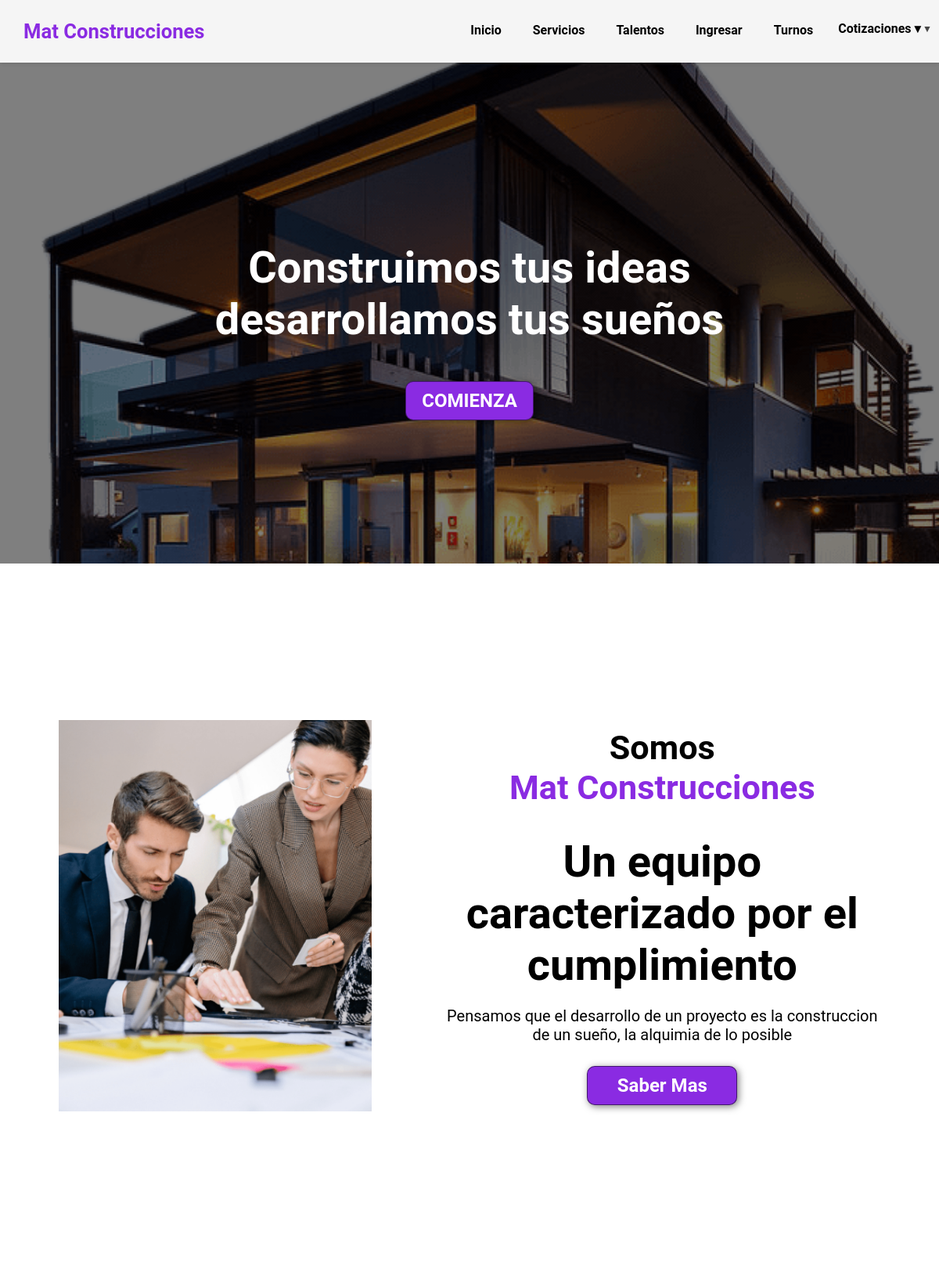
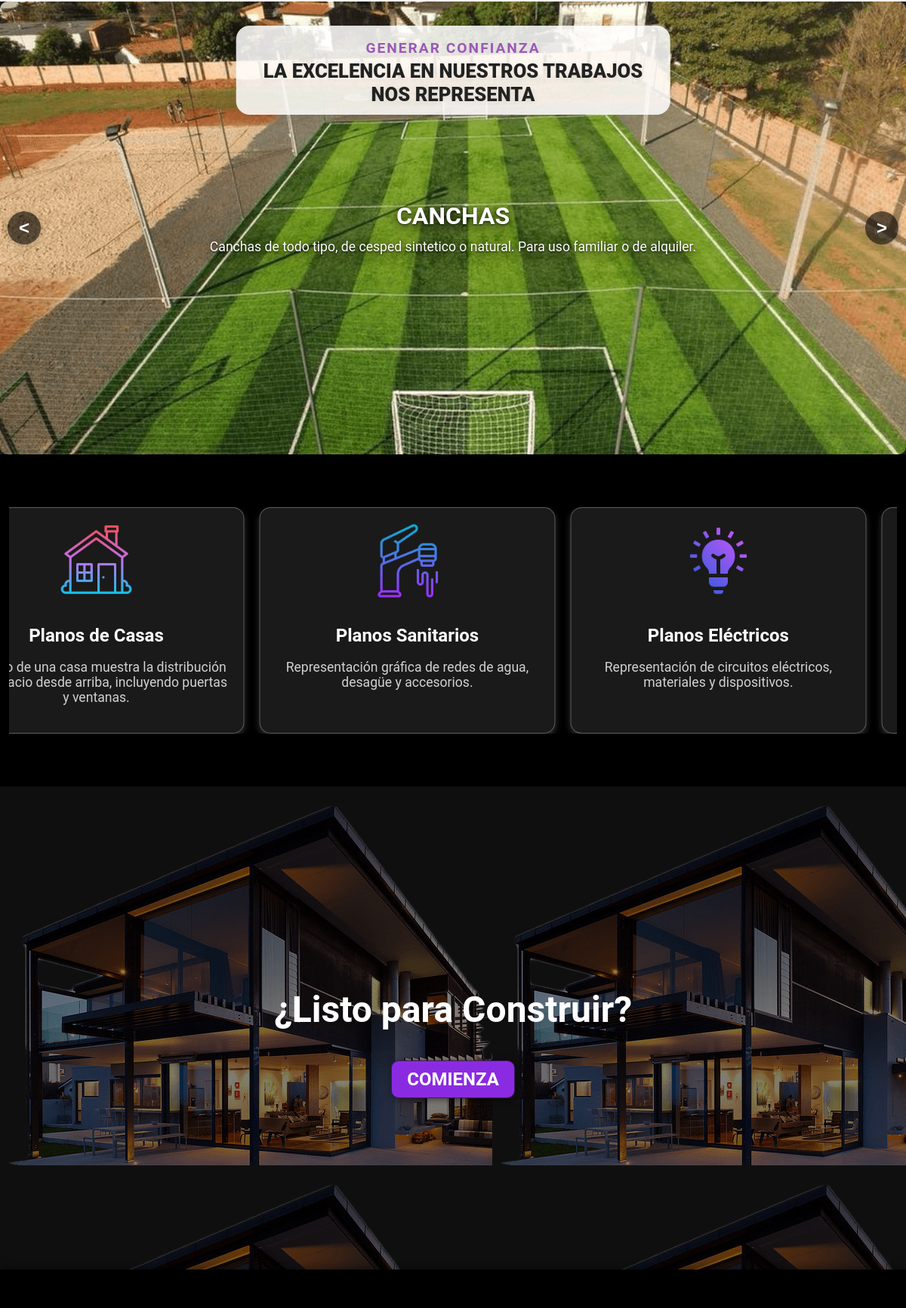
The page / (upper part) on the database its author committed (2 pictures, top to bottom).
### tables this page shows
CREATE TABLE `servicios` (
    `id` INT AUTO_INCREMENT PRIMARY KEY,
    `titulo` VARCHAR(100) NOT NULL,
    `descripcion` TEXT NOT NULL,
    `imagen` VARCHAR(255) NOT NULL,
    `orden` INT NOT NULL DEFAULT 0,
    `activo` BOOLEAN DEFAULT TRUE,
    `fecha_creacion` TIMESTAMP DEFAULT CURRENT_TIMESTAMP
);

### index.php (the view, shortened to what this page needs)
<?php
include 'db.php';
include "header.php";
?>
<!DOCTYPE html>
<html lang="en">
<head>
    <link rel="stylesheet" href="index.css">
    <link rel="stylesheet" href="https://cdnjs.cloudflare.com/ajax/libs/font-awesome/6.5.0/css/all.min.css">
</head>
<body>
                <main>
    <section id="hero">
        <h1>Construimos tus ideas <br> desarrollamos tus sueños</h1>
            <button><a href="enviar_presupuesto.php">COMIENZA</a></button>
    </section>
    <section id="Nosotros">
        <div class="container">
            <div class="img-container"></div>
            <div class="texto">
                <h2>Somos <br><span class="color-acento">Mat Construcciones</span></h2>
                <h1>Un equipo caracterizado por el cumplimiento</h1>
                <p>Pensamos que el desarrollo de un proyecto es
                    la construccion de un sueño, la alquimia de lo posible</p>
                <button><a href="enviar_presupuesto.php">Saber Mas</a></button>
            </div>
        </div>
    </section>
  <section id="Servicios">
  <div class="servicios-titulo">
    <h3>GENERAR CONFIANZA</h3>
    <h2>LA EXCELENCIA EN NUESTROS TRABAJOS <br> NOS REPRESENTA</h2>
  </div>
  <div class="slider-servicios-secundarios">
    <button class="slider-servicios-prev">&lt;</button>
    <div class="slider-servicios-track">
      <?php
      $result = $conexion->query("SELECT * FROM servicios WHERE activo = 1 ORDER BY orden");
      while ($servicio = $result->fetch_assoc()): ?>
        <div class="slide-servicio" style="background-image: url('imagen/servicios/<?php echo htmlspecialchars($servicio['imagen']); ?>');">
          <div class="slide-servicio-content">
            <h3><?php echo htmlspecialchars($servicio['titulo']); ?></h3>
            <p><?php echo htmlspecialchars($servicio['descripcion']); ?></p>
          </div>
        </div>
      <?php endwhile; ?>
    </div>
    <button class="slider-servicios-next">&gt;</button>
  </div>
</section>
    <div class="container__service">
      <div class="slider slider-infinite">
        <div class="slider-track slider-track-infinite">
          <div class="card__service">
            <img src="/imagen/servicios/casa.png" alt="Planos de Casas">
            <h2>Planos de Casas</h2>
            <p>El plano de una casa muestra la distribución del espacio desde arriba, incluyendo puertas y ventanas.</p>
          </div>
          <div class="card__service">
            <img src="/imagen/servicios/agua-del-grifo.png" alt="Planos Sanitarios">
            <h2>Planos Sanitarios</h2>
            <p>Representación gráfica de redes de agua, desagüe y accesorios.</p>
          </div>
          <div class="card__service">
            <img src="/imagen/servicios/bombilla.png" alt="Planos Eléctricos">
            <h2>Planos Eléctricos</h2>
            <p>Representación de circuitos eléctricos, materiales y dispositivos.</p>
          </div>
          <div class="card__service">
          </div>
        </div>
      </div>
    </div>
    <section id="final">
        <h2>¿Listo para Construir?</h2>
        <button><a href="enviar_presupuesto.php">COMIENZA</button>
    </section>
    </main>
    <footer class="footer">
  <div class="footer-content">
    <div class="footer-info">
    </div>
    <div class="footer-links">
    </div>
    <div class="footer-contact">
    </div>
  </div>
</footer>
</body>
</html>

### rows shown on the page
servicios: imagen (picture), titulo "CANCHAS", descripcion "Canchas de todo tipo, de cesped sintetico o natural. Para uso familiar o de alquiler."
